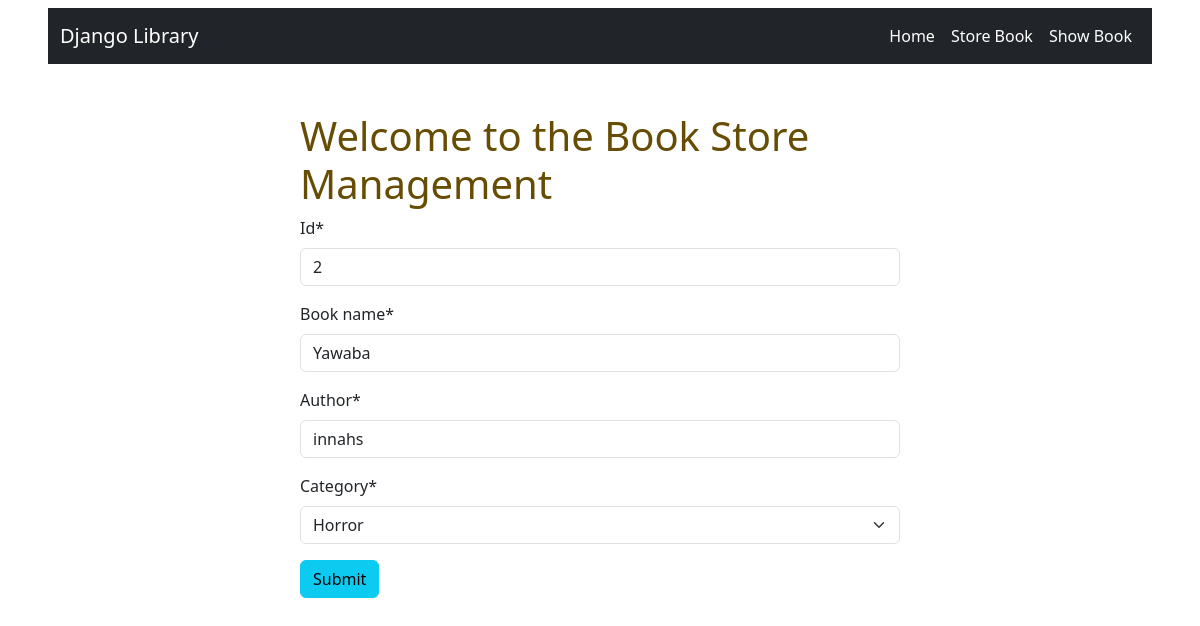
The page /edit_book/2 on the database its author committed.
### book/models.py (models this page shows)
class BookStoreModel(models.Model):
    category = (
        ('Mystery','Mystery'),
        ('Thriller','Thriller'),
        ('Sci-Fi','Sci-Fi'),
        ('Humor','Humor'),
        ('Horror', 'Horror'),
    )
    id = models.IntegerField(primary_key=True)
    book_name = models.CharField(max_length=30)
    author = models.CharField(max_length=30)
    category = models.CharField(max_length=30,choices=category)
    first_pub = models.DateTimeField(auto_now_add=True)
    last_pub = models.DateTimeField(auto_now=True)

### book/views.py (the view)
# urls.py: path('edit_book/<int:id>',edit_book, name='editbook'),
def edit_book(request, id):
    book = BookStoreModel.objects.get(pk = id)
    form = BookStoreForm(instance = book)
    if request.method == 'POST':
        form = BookStoreForm(request.POST, instance= book)
        if form.is_valid():
            form.save()
            return redirect('showbook')
    return render(request, 'store_book.html', {'form':form})

### book/forms.py
class BookStoreForm(forms.ModelForm):
    class Meta:
        model = BookStoreModel
        fields = ['id','book_name','author','category']

### book/templates/store_book.html
{% extends 'base.html' %} {% load crispy_forms_tags %} {% block start %}
<div style="width: 50%; margin: auto">
  <h1 class="mt-5 text-warning-emphasis">
    Welcome to the Book Store Management
  </h1>
  <form method="post">
    {% csrf_token %}{{form|crispy}}
    <button class="btn btn-info" type="submit">Submit</button>
  </form>
</div>
{% endblock %}

### rows shown on the page
BookStoreModel: id "2", book_name "Yawaba", author "innahs", category "Horror"
